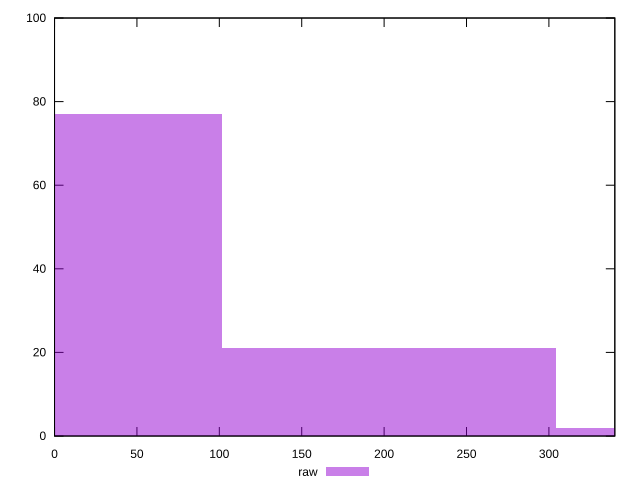

This figure's gnuplot source:
reset

$raw <<EOF
202.7021585357873 21
0 77
405.4043170715746 2
EOF

set key outside below
set boxwidth 202.7021585357873
set xrange [0:340]
set yrange [0:100]
set trange [0:100]
set style fill transparent solid 0.5 noborder
set terminal svg size 640, 490 enhanced background rgb 'white'
set output "reports/report_00030_2021-02-24T20-42-31.540Z/unminified-javascript/samples/music/raw/histogram.svg"

plot $raw title "raw" with boxes

reset
